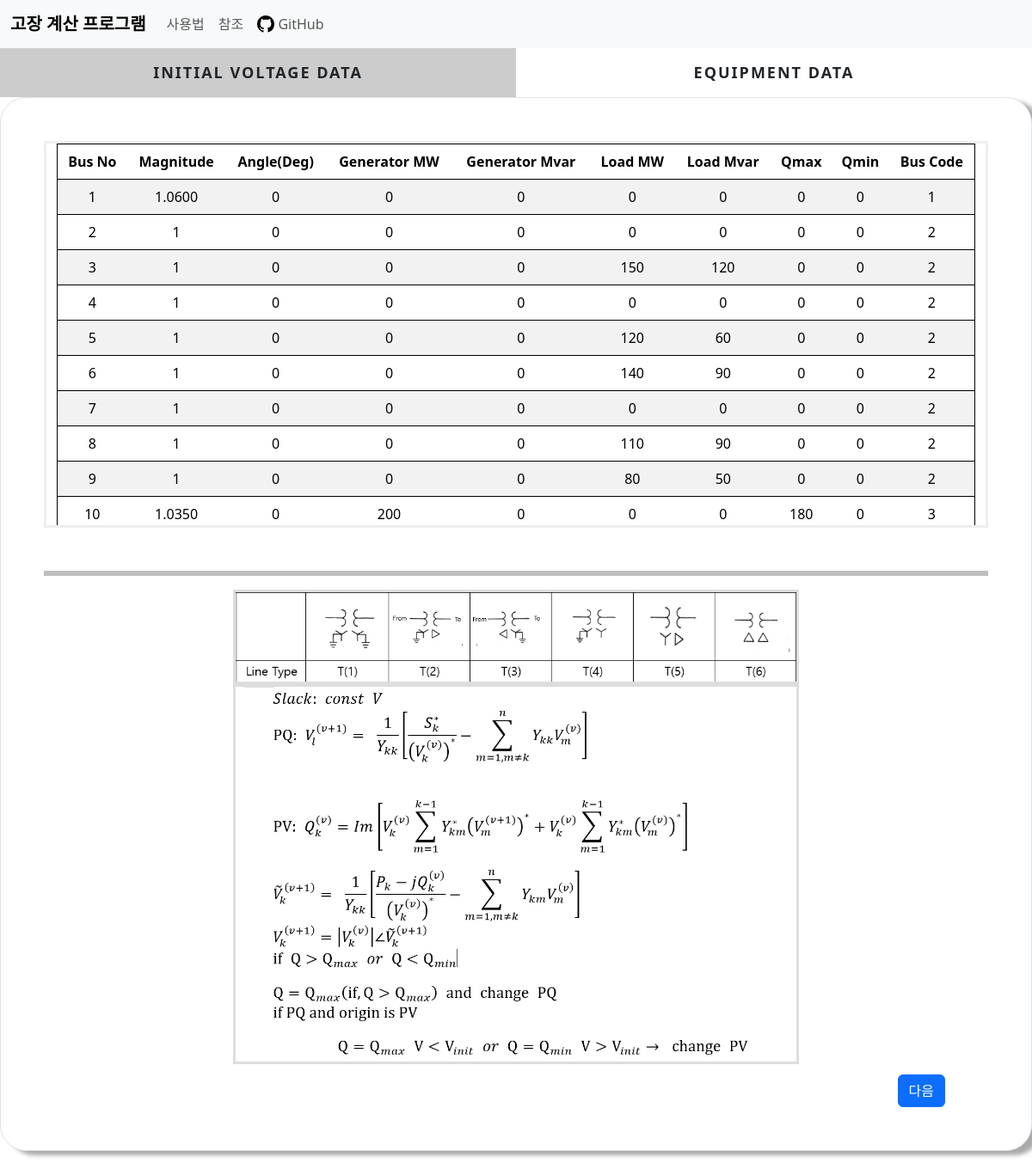
The app's page /initial_input/, older data.
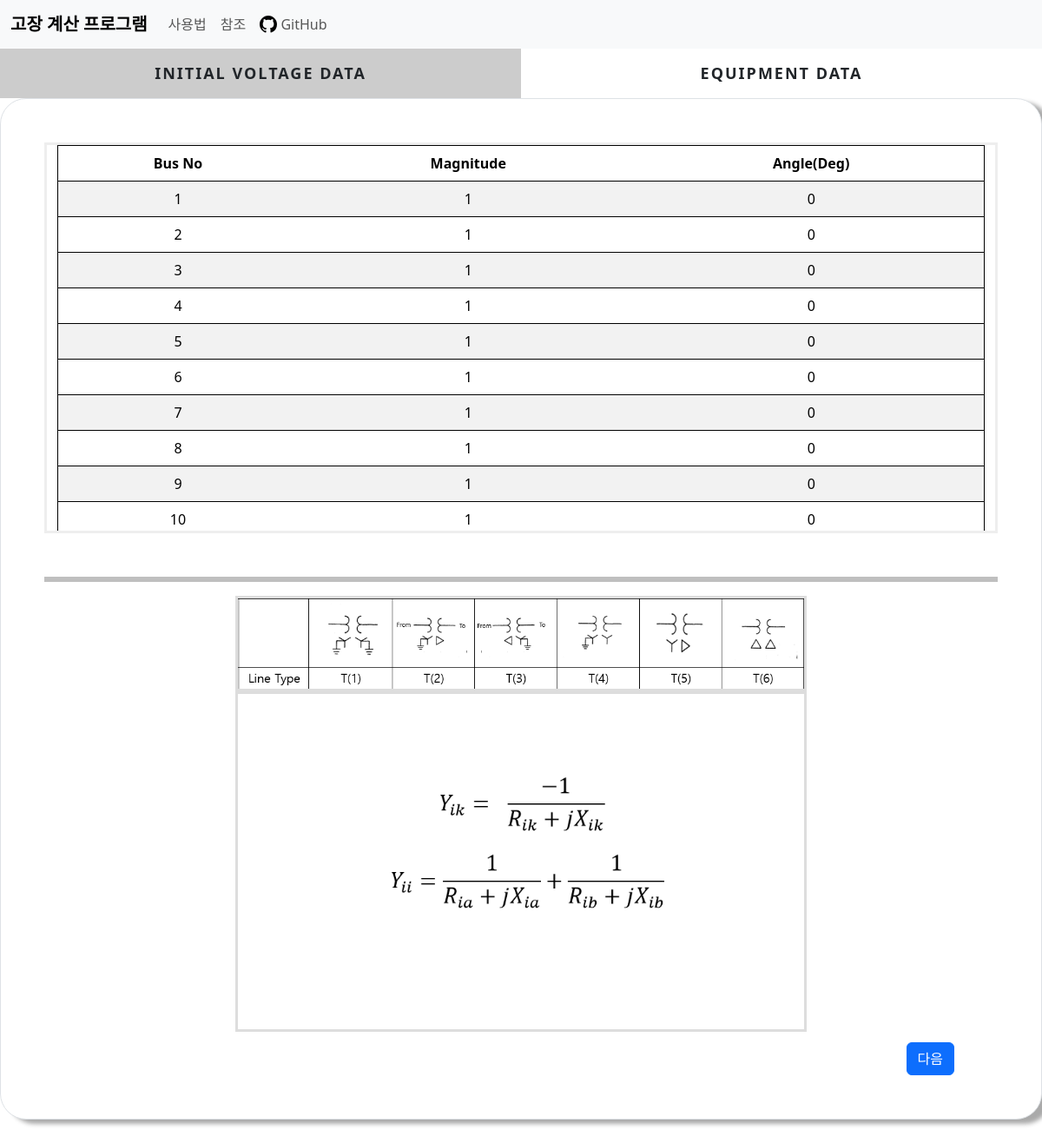
The same page, newer data.
### cal/models.py (models this page shows)
class BusData(models.Model):
    bus_num =models.SmallIntegerField()
    Voltage_Mag = models.FloatField(default=0)
    Voltage_Deg = models.FloatField(default=0)
    Generator_MW = models.FloatField(default=0,null=True,blank=True)
    Generator_Mvar = models.FloatField(default=0,null=True,blank=True)
    Load_MW = models.FloatField(default=0,null=True,blank=True)
    Load_Mvar = models.FloatField(default=0,null=True,blank=True)
    Qmax = models.FloatField(default=0,null=True,blank=True)
    Qmin = models.FloatField(default=0,null=True,blank=True)
    Bus_Code = models.SmallIntegerField(default=0,null=True,blank=True)

### cal/views.py (the view)
# urls.py: path('initial_input/',views.initial, name='initial'),
def initial(request):
    faultcon = FaultCondition.objects.get(to_find=True)
    busdata = BusData.objects.all()
    linedata = LineData.objects.all().order_by('line_type')
    condition = conditionCheck.objects.get(find_con=True)
    context ={'busdata':busdata,'linedata':linedata,'condition':condition,'faultcon':faultcon}
    return render(request, 'cal/initial_circuit.html', context=context)

### cal/templates/cal/initial_circuit.html (shortened to what this page needs)
{% extends './base.html'%}
{% load static %}
{% block css %}
<link rel="stylesheet" href="{% static 'cal/css/solution_img.css'%}">
{% endblock css %}
{% block content %}
<div class="main">
    <div class="tab other">
      <label for="tab-1">Initial Voltage Data</label>
      <label for="tab-2">Equipment Data</label>
    </div>
    <div class="content">
      <div class="content-dis">
        <div class="border">
          <div class="container  fault">
            <table class="table table-striped">
              {% if condition.is_flow %}
                <thead>
                  <tr>
                    <td>Bus No</td>
                    <td>Magnitude</td>
                    <td>Angle(Deg)</td>
                    <td>Generator MW</td>
                    <td>Generator Mvar</td>
                    <td>Load MW</td>
                    <td>Load Mvar</td>
                    <td>Qmax</td>
                    <td>Qmin</td>
                    <td>Bus Code</td>
                  </tr>
                </thead>
                <tbody>
                  {% for i in busdata %}
                  <tr>
                    <td>{{i.bus_num}}</td>
                    <td>{{i.Voltage_Mag|floatformat:-4}}</td>
                    <td>{{i.Voltage_Deg|floatformat:-4}}</td>
                    <td>{{i.Generator_MW|floatformat:-4}}</td>
                    <td>{{i.Generator_Mvar|floatformat:-4}}</td>
                    <td>{{i.Load_MW|floatformat:-4}}</td>
                    <td>{{i.Load_Mvar|floatformat:-4}}</td>
                    <td>{{i.Qmax|floatformat:-4}}</td>
                    <td>{{i.Qmin|floatformat:-4}}</td>
                    <td>{{i.Bus_Code}}</td>
                  </tr>
                  {% endfor %}
                </tbody>
              {% else %}
                <thead>
                  <tr>
                    <td>Bus No</td>
                    <td>Magnitude</td>
                    <td>Angle(Deg)</td>
                  </tr>
                </thead>
                <tbody>
                  {% for i in busdata %}
                  <tr>
                    <td>{{i.bus_num}}</td>
                    <td>{{i.Voltage_Mag|floatformat:-4}}</td>
                    <td>{{i.Voltage_Deg|floatformat:-4}}</td>
                  </tr>
                  {% endfor %}
                </tbody>
              {% endif %}
            </table>
          </div>
          {% if faultcon.is_flow %}
            <a class="btn btn-primary next" href="{% url 'flow' %}">다음</a>
          {% else %}
            {% if faultcon.is_bus_fault %}
              {% if faultcon.fault_type == 0 %}
                <a class="btn btn-primary next" href="{% url 'ybus' %}">다음</a>
              {% else%}
                <a class="btn btn-primary next" href="{% url 'transformer' %}">다음</a>
              {% endif %}
            {% else %}
              <a class="btn btn-primary next" href="{% url 'slider' %}">다음</a>
            {% endif %}
          {% endif %}
          <hr>
          <img src="{% static 'cal/images/Line-type.png'%}">
          {% if faultcon.is_flow %}
            <img src="{% static 'cal/images/gaussflow.png'%}">
          {% else %}
            {% if faultcon.is_bus_fault %}
              {% if faultcon.fault_type == 0 %}
                {% if fault_con.is_shunt %}
                  {% if fault_con.is_load_effect %}
                    <img src="{% static 'cal/images/ybusbload.png'%}">
                  {% else %}
                    <img src="{% static 'cal/images/ybusb.png'%}">
                  {% endif %}
                {% else %}
                  {% if fault_con.is_load_effect %}
                    <img src="{% static 'cal/images/ybusload.png'%}">
                  {% else %}
                    <img src="{% static 'cal/images/ybus.png'%}">
                  {% endif %}
                {% endif%}
              {% else%}
                <img src="{% static 'cal/images/zero-sequence.png'%}">
              {% endif %}
            {% else %}
            <img src="{% static 'cal/images/slider.png'%}">
            {% endif %}
          {% endif %}
        </div>
      </div>
    </div>
  </div>
{% endblock content%}

### cal/templates/cal/base.html (shortened to what this page needs)
{% load static %}
<!DOCTYPE html>
<html lang="en">
<head>
  <link href="https://cdn.jsdelivr.net/npm/bootstrap@5.3.1/dist/css/bootstrap.min.css" rel="stylesheet">
  <link rel="stylesheet" href="{% static 'cal/css/base.css'%}">
  {% block css %}{% endblock css %}
</head>
<body>
  <nav class="navbar sticky-top navbar-expand-lg bg-body-tertiary">
    <div class="container-fluid">
      <a class="navbar-brand main-name" href="{% url 'main' %}">고장 계산 프로그램</a>
      <div class="collapse navbar-collapse" id="navbarSupportedContent">
        <ul class="navbar-nav me-auto mb-2 mb-lg-0">
          <li class="nav-item">
            <a class="nav-link" id="manual" href="{% url 'manual' %}">사용법</a>
          </li>
          <li class="nav-item">
            <a class="nav-link" href="#">참조</a>
          </li>
          <li class="nav-item">
            <a class="nav-link" href="https://github.com/oiler831/fault_calculation_site">
              <img class="git-icon" src="{% static 'cal/images/github.svg'%}" alt="Bootstrap" width="30" height="24">
              GitHub
            </a>
          </li>
        </ul>
      </div>
    </div>
  </nav>
  {% block content %}{% endblock content %}
</body>
</html>

### cal/static/cal/css/base.css (style rules this page uses)
html { font-family: "Noto Sans KR", sans-serif; font-size: 16px; font-weight: 400; }
* { box-sizing: border-box; }
.border, .condition { background-color:#ffffff; padding: 50px; padding-bottom:100px; border: 1px solid #000000; border-radius:30px; margin-bottom:30px; box-shadow: 10px 5px 5px #aaaaaa; }
label { display:block; }
#tab-1:checked ~ .tab label:nth-child(1), #tab-2:checked ~ .tab label:nth-child(2), #tab-3:checked ~ .tab label:nth-child(3), #tab-4:checked ~ .tab label:nth-child(4), #tab-5:checked ~ .tab label:nth-child(5), #tab-6:checked ~ .tab label:nth-child(6), #tab-7:checked ~ .tab label:nth-child(7), #tab-8:checked ~ .tab label:nth-child(8), #tab-9:checked ~ .tab label:nth-child(9), #tab-10:checked ~ .tab label:nth-child(10), #tab-11:checked ~ .tab label:nth-child(11), #tab-12:checked ~ .tab label:nth-child(12), #tab-13:checked ~ .tab label:nth-child(13), #tab-14:checked ~ .tab label:nth-child(14) { background-color: rgba(0, 0, 0, 0.2); box-shadow: none; }
.content > div { display: none; }
#tab-1:checked ~ .content div:nth-child(1), #tab-2:checked ~ .content div:nth-child(2), #tab-3:checked ~ .content div:nth-child(3), #tab-4:checked ~ .content div:nth-child(4), #tab-5:checked ~ .content div:nth-child(5), #tab-6:checked ~ .content div:nth-child(6), #tab-7:checked ~ .content div:nth-child(7), #tab-8:checked ~ .content div:nth-child(8), #tab-9:checked ~ .content div:nth-child(9), #tab-10:checked ~ .content div:nth-child(10), #tab-11:checked ~ .content div:nth-child(11), #tab-12:checked ~ .content div:nth-child(12), #tab-13:checked ~ .content div:nth-child(13), #tab-14:checked ~ .content div:nth-child(14) { display:block; position:relative; }
.main { margin: 0 auto; max-width: 100%; }
.tab { overflow: hidden; }
.tab label { font-size: 18px; cursor: pointer; float: left; width: 50%; text-align: center; padding: 15px 0; text-transform: uppercase; font-weight: bold; letter-spacing: 2px; user-select: none; -webkit-user-select: none; }
.content { min-height: 250px; }
.fault { overflow:auto; height:450px; border:#EEEEEE solid 3px; }
.table { border: 1px solid black; text-align: center; }
img { width:60%; height:75%; display: block; margin: auto; }
thead { font-weight: 700; }
.next { position:absolute; right:100px; bottom:50px; }
.git-icon { width: 20px; display:unset; margin:unset; border:unset; margin-top:-3px; }
.main-name { font-weight: 700; }

### cal/static/cal/css/solution_img.css (style rules this page uses)
img { margin-top:unset; border: #dddddd solid 3px; }
hr { margin-top: 50px; border: black solid 3px; }

Row changes from the older to the newer data that the page shows:
removed BusData: bus_num "1", Voltage_Mag "1.0600", Voltage_Deg "0", Generator_MW "0", Generator_Mvar "0", Load_MW "0", Load_Mvar "0", Qmax "0", Qmin "0", Bus_Code "1"
removed BusData: bus_num "2", Voltage_Mag "1", Voltage_Deg "0", Generator_MW "0", Generator_Mvar "0", Load_MW "0", Load_Mvar "0", Qmax "0", Qmin "0", Bus_Code "2"
removed BusData: bus_num "3", Voltage_Mag "1", Voltage_Deg "0", Generator_MW "0", Generator_Mvar "0", Load_MW "150", Load_Mvar "120", Qmax "0", Qmin "0", Bus_Code "2"
removed BusData: bus_num "4", Voltage_Mag "1", Voltage_Deg "0", Generator_MW "0", Generator_Mvar "0", Load_MW "0", Load_Mvar "0", Qmax "0", Qmin "0", Bus_Code "2"
removed BusData: bus_num "5", Voltage_Mag "1", Voltage_Deg "0", Generator_MW "0", Generator_Mvar "0", Load_MW "120", Load_Mvar "60", Qmax "0", Qmin "0", Bus_Code "2"
removed BusData: bus_num "6", Voltage_Mag "1", Voltage_Deg "0", Generator_MW "0", Generator_Mvar "0", Load_MW "140", Load_Mvar "90", Qmax "0", Qmin "0", Bus_Code "2"
removed BusData: bus_num "7", Voltage_Mag "1", Voltage_Deg "0", Generator_MW "0", Generator_Mvar "0", Load_MW "0", Load_Mvar "0", Qmax "0", Qmin "0", Bus_Code "2"
removed BusData: bus_num "8", Voltage_Mag "1", Voltage_Deg "0", Generator_MW "0", Generator_Mvar "0", Load_MW "110", Load_Mvar "90", Qmax "0", Qmin "0", Bus_Code "2"
removed BusData: bus_num "9", Voltage_Mag "1", Voltage_Deg "0", Generator_MW "0", Generator_Mvar "0", Load_MW "80", Load_Mvar "50", Qmax "0", Qmin "0", Bus_Code "2"
removed BusData: bus_num "10", Voltage_Mag "1.0350", Voltage_Deg "0", Generator_MW "200", Generator_Mvar "0", Load_MW "0", Load_Mvar "0", Qmax "180", Qmin "0", Bus_Code "3"
added BusData: bus_num "1", Voltage_Mag "1", Voltage_Deg "0"
added BusData: bus_num "2", Voltage_Mag "1", Voltage_Deg "0"
added BusData: bus_num "3", Voltage_Mag "1", Voltage_Deg "0"
added BusData: bus_num "4", Voltage_Mag "1", Voltage_Deg "0"
added BusData: bus_num "5", Voltage_Mag "1", Voltage_Deg "0"
added BusData: bus_num "6", Voltage_Mag "1", Voltage_Deg "0"
added BusData: bus_num "7", Voltage_Mag "1", Voltage_Deg "0"
added BusData: bus_num "8", Voltage_Mag "1", Voltage_Deg "0"
added BusData: bus_num "9", Voltage_Mag "1", Voltage_Deg "0"
added BusData: bus_num "10", Voltage_Mag "1", Voltage_Deg "0"
Text that changed along with them:
text no longer shown: "Generator MW Generator Mvar Load MW Load Mvar Qmax Qmin Bus Code"
